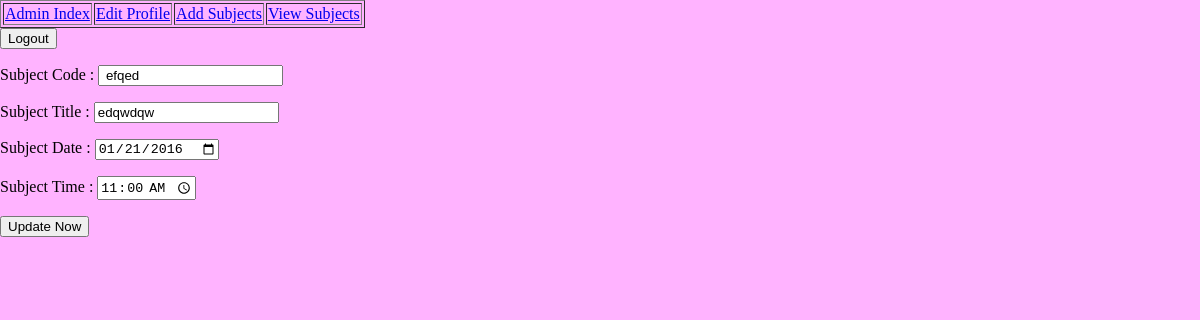
Screenshot of /admin/modify_sub.php?pid=10 (signed in) with the database file from the repository.
### tables this page shows
CREATE TABLE IF NOT EXISTS `subject` (
  `Subject_ID` int(3) NOT NULL AUTO_INCREMENT,
  `Subject_Code` varchar(8) NOT NULL,
  `Subject_Title` varchar(100) NOT NULL,
  `Subject_Date` date NOT NULL,
  `Subject_Time` time NOT NULL,
  `Adm_ID` int(10) NOT NULL,
  `Subject_Year` year(4) NOT NULL,
  PRIMARY KEY (`Subject_ID`),
  KEY `Adm_ID` (`Adm_ID`)
);

### admin/modify_sub.php (the view, shortened to what this page needs)
<?php
	$sub_id=(int)$_GET['pid'];
	$result = mysql_query("select * from subject where Subject_ID = $sub_id");
	$row = mysql_fetch_assoc($result);
?>
<!DOCTYPE html>
<html>
	<head>
	<link rel="stylesheet" href="design.css" type="text/css" />
</head>
<body>
	<table border="1">
		<tr>
			<td><a href="index.php">Admin Index</a></td>
			<td><a href="edit_pro.php">Edit Profile</a></td>
			<td><a href="add_sub.php">Add Subjects</a></td>
			<td><a href="view_sub.php">View Subjects</a></td>
		</tr>
	</table>
			<input type="submit" name="logoutbtn" value="Logout" onclick="window.location='logout.php';"/></p>
			<form name="editfrm" method="post" action="">
				<p>Subject Code : <input type="text" name="scode" value=" <?php echo $row['Subject_Code'];?> "/>
				<p>Subject Title : <input type="text" name="stitle" value="<?php echo $row['Subject_Title'];?>"/>
				<p>Subject Date : <input type="date" name="sdate" value="<?php echo $row['Subject_Date'];?>"/>
				<p>Subject Time : <input type="time" name="stime" value="<?php echo $row['Subject_Time'];?>"/>
				<p><input type="submit" name="updatebtn" value="Update Now" /></p>
			</form>
</body>
</html>

### design.css (style rules this page uses)
body { font-family:"Times New Roman",Georgia,Serif; margin: 0px auto; background-color:#ffb3ff; }

### rows the page displays
subject: scode "efqed", stitle "edqwdqw", sdate "01/21/2016", stime "11:00:00"
